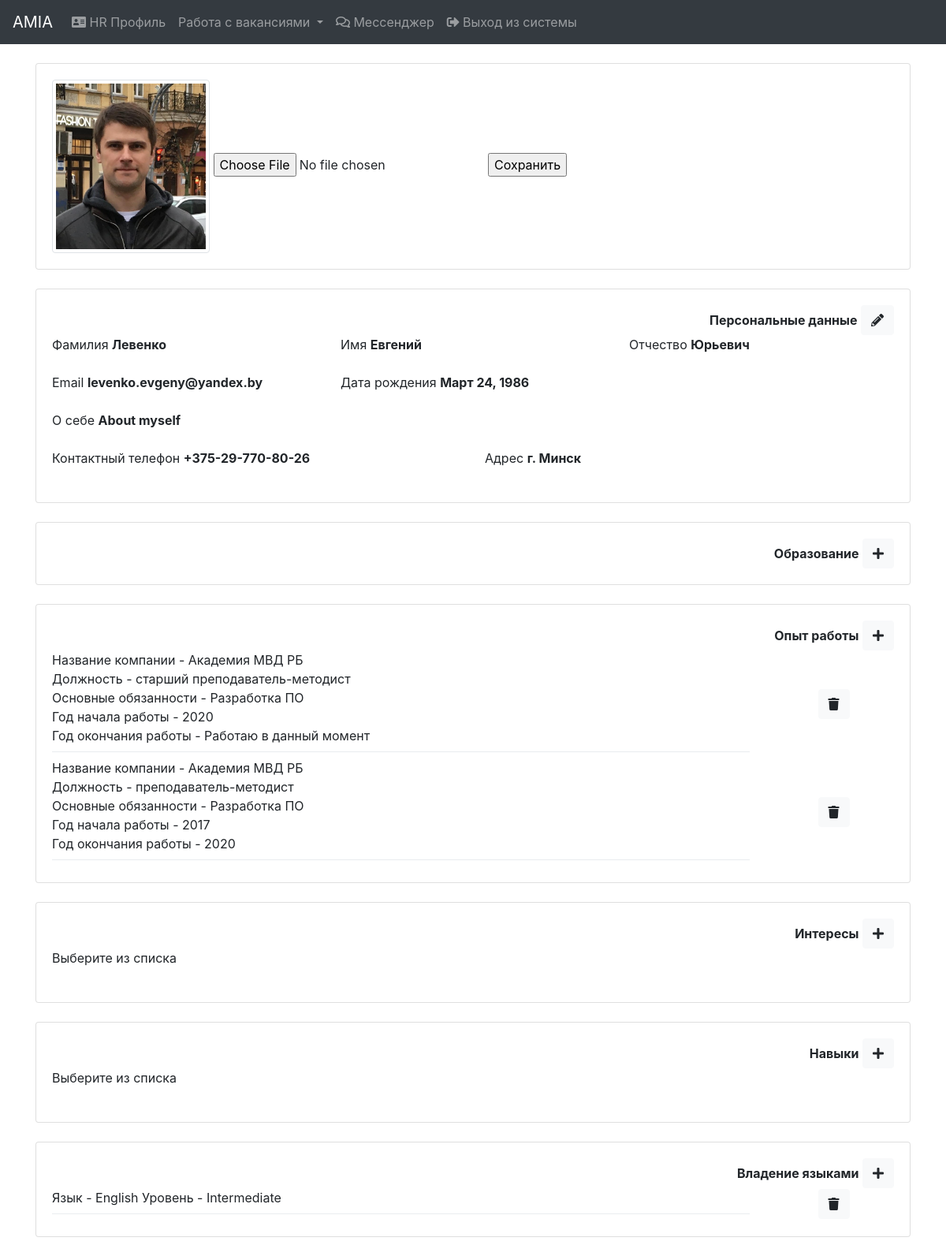
The app's page /profiles/update/1/ (signed in) with its own data.
### social_profile/models.py (models this page shows, shortened)
class SocialProfile(models.Model):
    user = models.OneToOneField(User, on_delete=models.CASCADE)
    last_name = models.CharField(max_length=100, verbose_name="Last name")
    first_name = models.CharField(max_length=100, verbose_name="First name")
    patronymic = models.CharField(max_length=100, verbose_name="Patronymic", blank=True, null=True)
    email = models.EmailField(verbose_name="E-mail")
    date_of_birth = models.DateField(verbose_name="Date_of_birth", blank=True, null=True)
    status = models.IntegerField(verbose_name="Status", default=1)
    date_added = models.DateTimeField(verbose_name="Date_added", auto_now_add=True)
    profile_img = models.ImageField(verbose_name="Profile_img", blank=True, null=True, upload_to='profile')
    about_myself = models.TextField(verbose_name="About_myself", blank=True, null=True)
    contact_information_phone = models.CharField(max_length=255, verbose_name="Phone", blank=True, null=True)
    contact_information_address = models.CharField(max_length=255, verbose_name="Address", blank=True, null=True)
    education = models.ManyToManyField(Specialty, verbose_name="Education", through="EducationWithInfo")
    work_experience = models.ManyToManyField(WorkExperience, verbose_name="Work experience")
    interests = models.ManyToManyField(Interest, verbose_name="Interests", blank=True)
    skills = models.ManyToManyField(Skill, verbose_name="Skills", blank=True)
    languages = models.ManyToManyField(Language, verbose_name="Language", through='LanguageWithLevel')
    class Meta:
        ordering = ('last_name',)
        verbose_name = 'Social profile'
        verbose_name_plural = 'Social profiles'

class WorkExperience(models.Model):
    company_name = models.CharField(max_length=255, verbose_name="Company name")
    position = models.CharField(max_length=255, verbose_name="Position")
    duty = models.TextField(verbose_name="Duty", blank=True, null=True)
    year_start = models.IntegerField(verbose_name="Start year")
    year_end = models.IntegerField(verbose_name="End year", blank=True, null=True)
    class Meta:
        ordering = ('-year_start',)
        verbose_name = 'Work experience'
        verbose_name_plural = 'Work experience'

class LanguageWithLevel(models.Model):
    language = models.ForeignKey(Language, on_delete=models.CASCADE)
    profile = models.ForeignKey(SocialProfile, on_delete=models.CASCADE)
    level = models.ForeignKey(LanguageLevel, on_delete=models.CASCADE)

class Language(models.Model):
    language_name = models.CharField(max_length=100, verbose_name="Language_name")
    def __str__(self):
        return self.language_name
    class Meta:
        ordering = ('language_name',)
        verbose_name = 'Language'
        verbose_name_plural = 'Languages'

class LanguageLevel(models.Model):
    LEVELS = (
        (1, 'Beginner'),
        (2, 'Pre-Intermediate'),
        (3, 'Intermediate'),
        (4, 'Upper-Intermediate'),
        (5, 'Advanced'),
        (6, 'Proficiency'),
    )
    language_level = models.IntegerField(verbose_name="language_level", choices=LEVELS)
    def __str__(self):
        level_index = int(self.language_level) - 1
        return str(self.LEVELS[level_index][1])
    class Meta:
        ordering = ('language_level',)
        verbose_name = 'Language level'
        verbose_name_plural = 'Language levels'

### social_profile/views.py (the view, shortened to what this page needs)
# urls.py: path('update/<int:profile_id>/', views.ProfileUpdateView.as_view(), name='profile_update'),
class ProfileUpdateView(LoginRequiredMixin, View):
    def get(self, request, profile_id):
        obj = get_object_or_404(SocialProfile, pk=profile_id)
        image_form = ProfileImageForm
        return render(request, 'social_profile/profile_update_form.html', {
            'image_form': image_form,
            'obj': obj,
        })

### context_processors/models_context.py (called while the page is built)
def models_context(request):
    return {'educational': EducationalInstitution.objects.all(),
            'language_levels': LanguageLevel.objects.all(),
            'languages': Language.objects.all(),
            'specialties': Specialty.objects.all(),
            'skills': Skill.objects.all(),
            'interests': Interest.objects.all(),
            }

### social_profile/templates/social_profile/profile_update_form.html (shortened to what this page needs)
{% extends 'base.html' %}
{% load widget_tweaks %}
{% load static %}
{% block content %}
    {% if request.user.is_staff %}
        {% include 'hr/navbar_hr.html' %}
    {% else %}
        {% include "social_profile/navbar.html" %}
    {% endif %}
    <div class="container">
        <br>
        <div class="card">
            <div class="card-body">
                <form enctype="multipart/form-data" id="profile_image_form" action="{% url 'profile:profile_image_update' %}" method="POST">{% csrf_token %}
                    {% if obj.profile_img %}
                        <img src="{{ obj.profile_img.url }}" alt="profile_image" class="img-thumbnail" width="200">
                    {% endif %}
                    <input type="file" id="profile_image" name="profile_image" data-input="false" data-buttonText="Your label here."></input>
                    <input type="submit" value="Сохранить">
                </form>
            </div>
        </div><br>
        <div class="card">
            <div class="card-body">
                <div class="d-flex justify-content-end align-items-center"><b>Персональные данные</b>&nbsp;
                    <a class="btn btn-light" onclick="window.open('{% url 'profile:profile_update_personal_data' obj.id %}','popup','width=1000,height=500'); return false;"><i class="fas fa-pencil-alt"></i></a>
                </div>
                <div class="row">
                    <div class="col-lg-4">
                        <div class="form-group">
                            <label>Фамилия</label>
                            <b>{{ obj.last_name }}</b>
                        </div>
                    </div>
                    <div class="col-lg-4">
                        <div class="form-group">
                            <label>Имя</label>
                            <b>{{ obj.first_name }}</b>
                        </div>
                    </div>
                    <div class="col-lg-4">
                        <div class="form-group">
                            <label>Отчество</label>
                            <b>{{ obj.patronymic }}</b>
                        </div>
                    </div>
                </div>
                <div class="row">
                    <div class="col-lg-4">
                        <div class="form-group">
                            <label>Email</label>
                            <b>{{ obj.email }}</b>
                        </div>
                    </div>
                    <div class="col-lg-4">
                        <div class="form-group">
                            <label>Дата рождения</label>
                            <b>{{ obj.date_of_birth }}</b>
                        </div>
                    </div>
                    <div class="col-lg-4">
                    </div>
                </div>
                <div class="row">
                    <div class="col-lg-12">
                        <div class="form-group">
                            <label>О себе</label>
                            <b>{{ obj.about_myself }}</b>
                        </div>
                    </div>
                </div>
                <div class="row">
                    <div class="col-lg-6">
                        <div class="form-group">
                            <label>Контактный телефон</label>
                            <b>{{ obj.contact_information_phone }}</b>
                        </div>
                    </div>
                    <div class="col-lg-6">
                        <div class="form-group">
                            <label>Адрес</label>
                            <b>{{ obj.contact_information_address }}</b>
                        </div>
                    </div>
                </div>
            </div>
        </div><br>
        <div class="card">
            <div class="card-body">
                <div class="d-flex justify-content-end align-items-center"><b>Образование</b>&nbsp;
                    <a class="btn btn-light" onclick="window.open('{% url 'profile:profile_education_add' %}','popup','width=1000,height=300'); return false;"><i class="fas fa-plus"></i></a>
                </div>
            </div>
        </div><br>
        <div class="card">
            <div class="card-body">
                <div class="d-flex justify-content-end align-items-center"><b>Опыт работы</b>&nbsp;
                    <a class="btn btn-light" onclick="window.open('{% url 'profile:profile_work_experience_add' %}','popup','width=1000,height=400'); return false;"><i class="fas fa-plus"></i></a>
                </div>
                <div class="row">
                    {% for w_e in obj.work_experience.all %}
                        <div class="col-lg-10">
                            Название компании - {{ w_e.company_name }}<br>
                            Должность - {{ w_e.position }}<br>
                            Основные обязанности - {{ w_e.duty }}<br>
                            Год начала работы - {{ w_e.year_start }}<br>
                            Год окончания работы - {{ w_e.year_end|default:"Работаю в данный момент" }}
                            <div class="dropdown-divider"></div>
                        </div>
                        <div class="col-lg-2 d-flex justify-content-center align-items-center">
                            <button class="btn btn-light w_e_delete_button" type="button" id="id_w_e_delete_button{{ w_e.id }}" value="{{ w_e.id }}">
                                <i class="fas fa-trash"></i>
                            </button>
                        </div>
                    {% endfor %}
                </div>
            </div>
        </div><br>
        <div class="card">
            <div class="card-body">
                <div class="d-flex justify-content-end align-items-center"><b>Интересы</b>&nbsp;
                    <a class="btn btn-light" onclick="window.open('{% url 'profile:profile_interest_add' %}','popup','width=500,height=200'); return false;"><i class="fas fa-plus"></i></a>
                </div>
                <div class="row">
                    <div class="col-lg-12">
                        <div class="form-group">
                            <label>Выберите из списка</label>
                        </div>
                    </div>
                </div>
            </div>
        </div><br>
        <div class="card">
            <div class="card-body">
                <div class="d-flex justify-content-end align-items-center"><b>Навыки</b>&nbsp;
                    <a class="btn btn-light" onclick="window.open('{% url 'profile:profile_skill_add' %}','popup','width=500,height=200'); return false;"><i class="fas fa-plus"></i></a>
                </div>
                <div class="row">
                    <div class="col-lg-12">
                        <div class="form-group">
                            <label>Выберите из списка</label>
                        </div>
                    </div>
                </div>
            </div>
        </div><br>
        <div class="card">
            <div class="card-body">
                <div class="d-flex justify-content-end align-items-center"><b>Владение языками</b>&nbsp;
                    <a class="btn btn-light" onclick="window.open('{% url 'profile:profile_language_add' %}','popup','width=500,height=300'); return false;"><i class="fas fa-plus"></i></a>
                </div>
                <div class="row">
                    {% for lang in obj.languagewithlevel_set.all %}
                        <div class="col-lg-10">
                            Язык - {{ lang.language }}
                            Уровень - {{ lang.level }}<br>
                            <div class="dropdown-divider"></div>
                        </div>
                        <div class="col-lg-2 d-flex justify-content-center align-items-center">
                            <button class="btn btn-light lang_delete_button" type="button" id="id_lang_delete_button{{ lang.id }}" value="{{ lang.id }}">
                                <i class="fas fa-trash"></i>
                            </button>
                        </div>
                    {% endfor %}
                </div>
            </div>
        </div><br>
    </div>
{% endblock %}

### records on screen
SocialProfile: profile_img (picture), last_name "Левенко", first_name "Евгений", patronymic "Юрьевич", email "levenko.evgeny@yandex.by", date_of_birth "Март 24, 1986", about_myself "About myself", contact_information_phone "+375-29-770-80-26", contact_information_address "г. Минск"
WorkExperience: company_name "Академия МВД РБ", position "старший преподаватель-методист", duty "Разработка ПО", year_start "2020", year_end "Работаю в данный момент", {{ w_e.id }} 2 (drawn)
WorkExperience: company_name "Академия МВД РБ", position "преподаватель-методист", duty "Разработка ПО", year_start "2017", year_end "2020", {{ w_e.id }} 1 (drawn)
LanguageWithLevel: language "English", level "Intermediate", {{ lang.id }} 1 (drawn)
